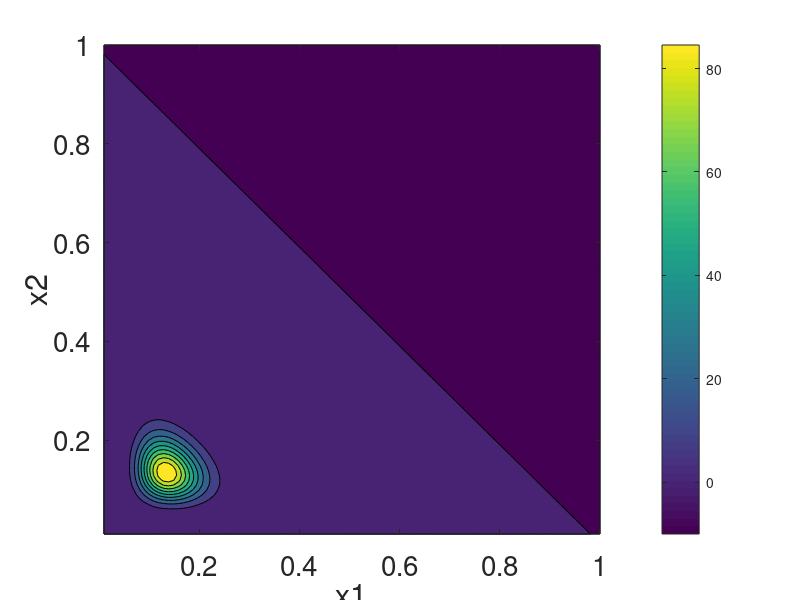

Reproduce this figure in MATLAB.
alpha = [10 10 50];
x1 = linspace(0.01, 1, 101);
x2 = linspace(0.01, 1, 101);
[X1, X2] = ndgrid(x1, x2);
X3 = 1 - X1 - X2;
bad = (X1 + X2 > 1);
#X1(bad) = NaN;
#X2(bad) = NaN;
#X3(bad) = NaN;

betaConst = exp(sum(gammaln(alpha))-gammaln(sum(alpha)));
F = (X1.^(alpha(1)-1) .* X2.^(alpha(2)-1) .* X3.^(alpha(3)-1)) / betaConst;
F(bad) = -10;

#figure, surf(X1, X2, F, 'EdgeColor', 'none');
#grid off;
contourf(X1, X2, F)
colorbar;
xlabel('x1', 'fontsize', 20);
ylabel('x2', 'fontsize', 20);
# zlabel('f(x1, x2, 1-x1-x2)');
set(gca, 'fontsize', 20);
view(2);
saveas(1, "dirichlet.png");
pause

r = gamrnd(repmat(alpha, 10, 1), 1, 10, length(alpha));
p = r ./ repmat(sum(r,2), 1, length(alpha));
round(p*100) ./ 100